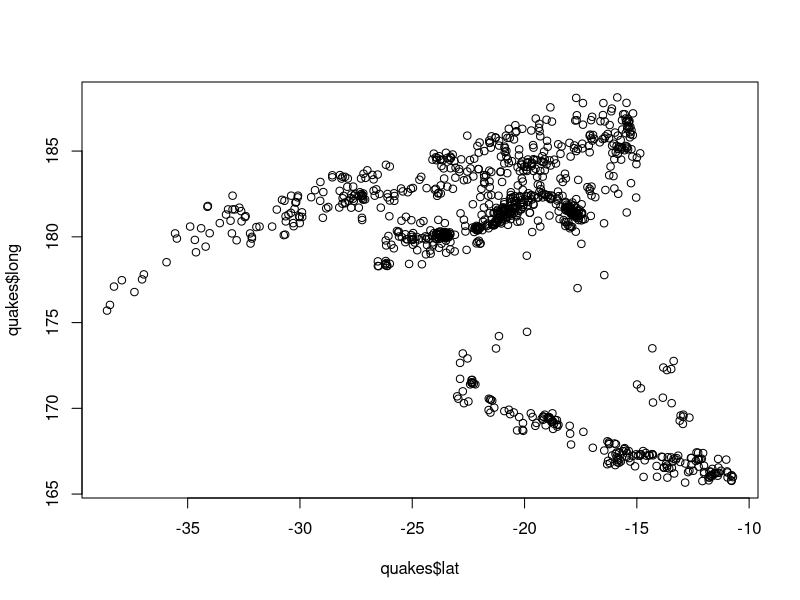
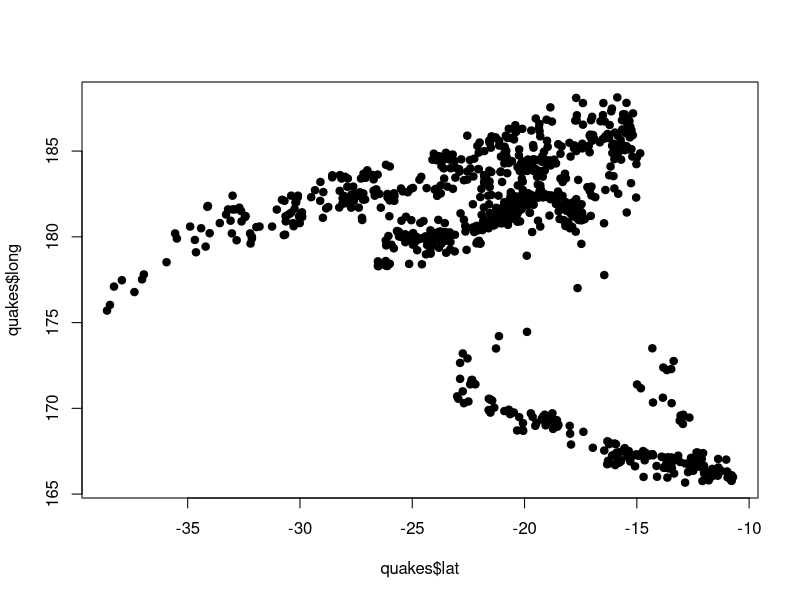
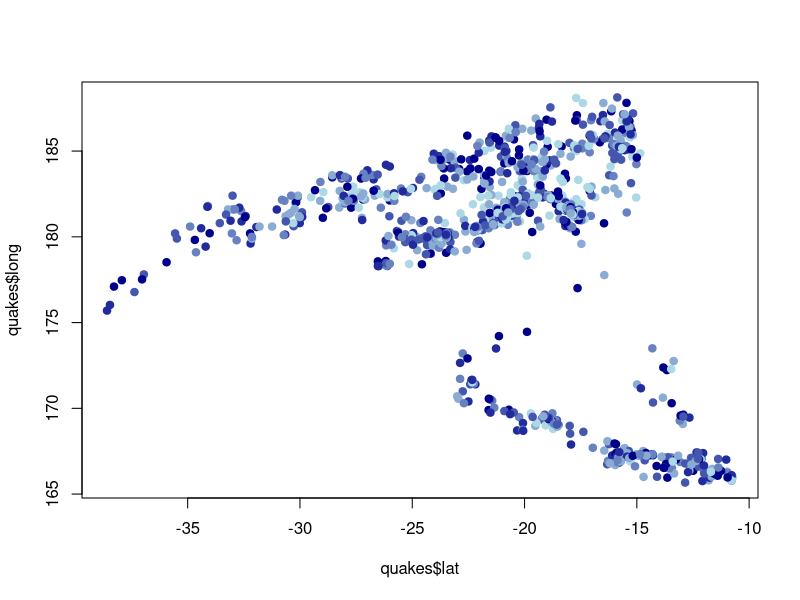
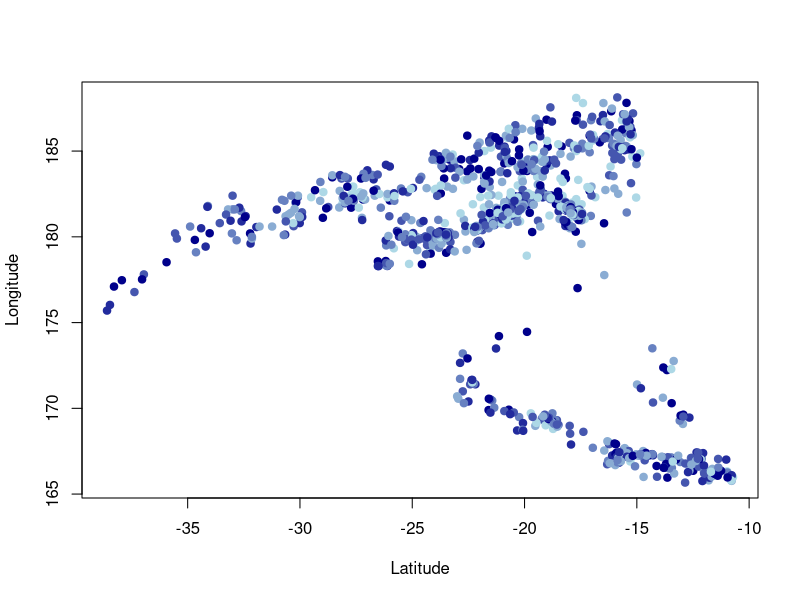
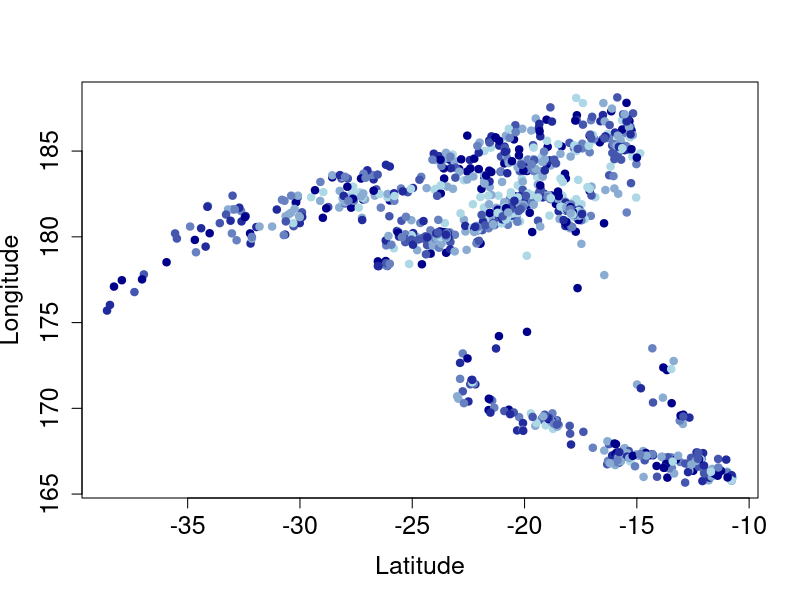
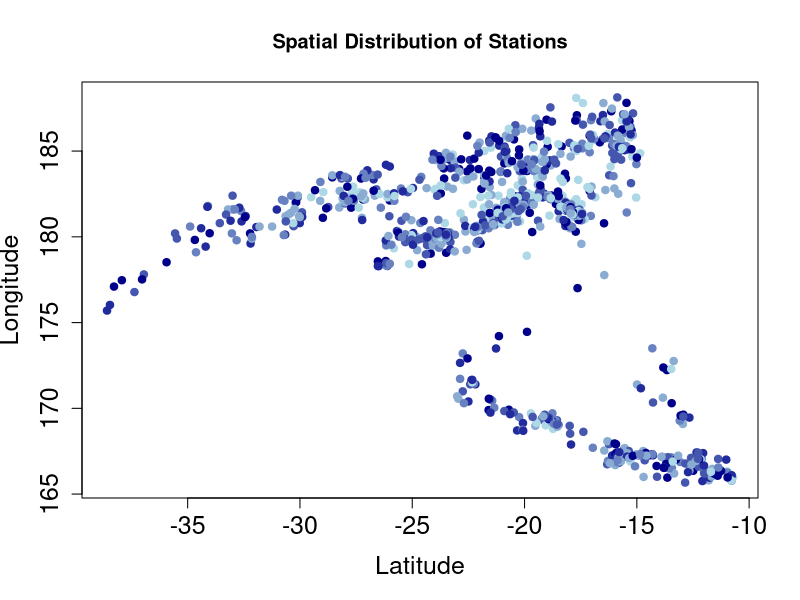
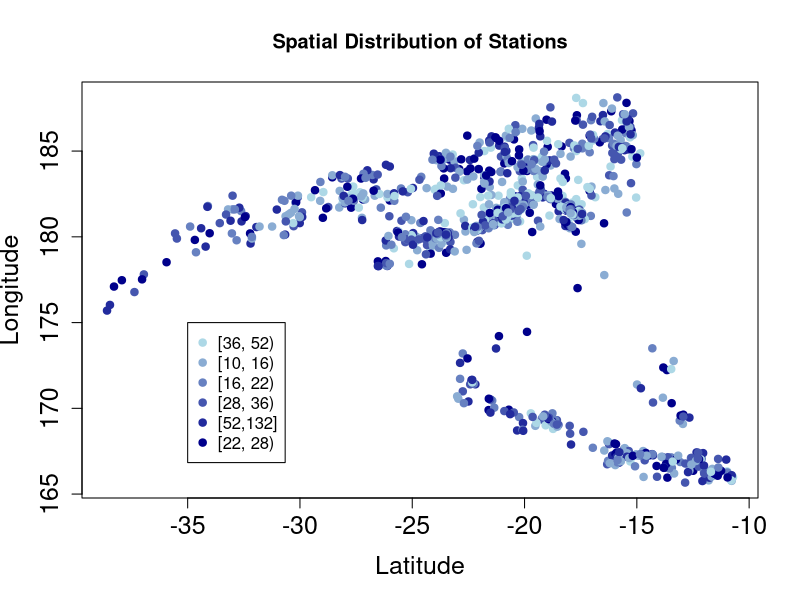
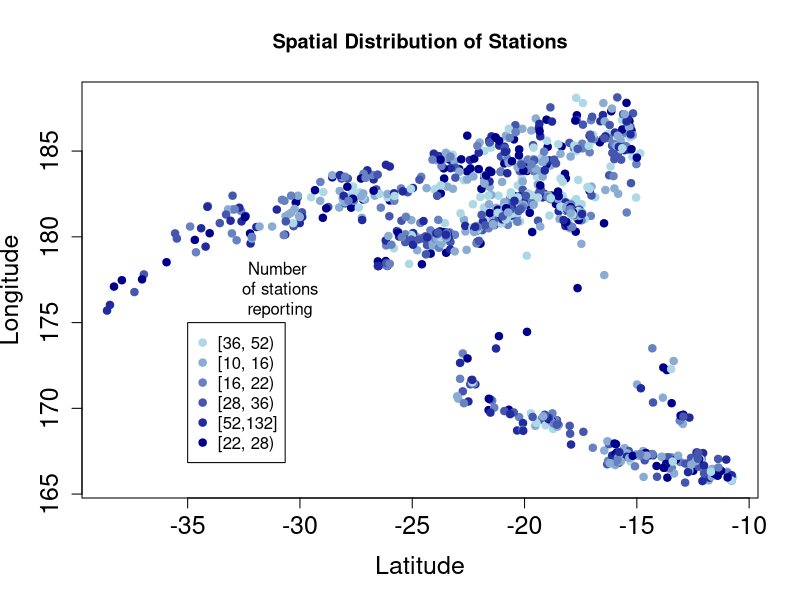

Write R code to recreate these figures, in order.
## ---- chunk 1
plot(quakes$lat,quakes$long)
## ---- chunk 2
plot(quakes$lat,quakes$long,pch=19)
## ---- chunk 3
library(Hmisc)
sfactor = cut2(quakes$stations)
table(sfactor,as.numeric(sfactor))
cols=colorRampPalette(c("lightblue","darkblue"))(6)

plot(quakes$lat,quakes$long,col=cols[as.numeric(sfactor)],pch=19)
## ---- chunk 4
plot(quakes$lat,quakes$long,
     col=cols[as.numeric(sfactor)],
     pch=19,
     xlab="Latitude",ylab="Longitude")
## ---- chunk 5
plot(quakes$lat,quakes$long,
     col=cols[as.numeric(sfactor)],
     pch=19,
     xlab="Latitude",ylab="Longitude",cex.lab=1.5,cex.axis=1.5)
## ---- chunk 6
plot(quakes$lat,quakes$long,
     col=cols[as.numeric(sfactor)],
     pch=19,
     xlab="Latitude",ylab="Longitude",
     cex.lab=1.5,cex.axis=1.5,
     main="Spatial Distribution of Stations")
## ---- chunk 7
plot(quakes$lat,quakes$long,
     col=cols[as.numeric(sfactor)],
     pch=19,
     xlab="Latitude",ylab="Longitude",
     cex.lab=1.5,cex.axis=1.5,
     main="Spatial Distribution of Stations")
legend(-35,175,legend=unique(sfactor),
       col=cols[1:6],pch=19)
## ---- chunk 8
plot(quakes$lat,quakes$long,
     col=cols[as.numeric(sfactor)],
     pch=19,
     xlab="Latitude",ylab="Longitude",
     cex.lab=1.5,cex.axis=1.5,
     main="Spatial Distribution of Stations")
legend(-35,175,legend=unique(sfactor),
       col=cols[1:6],pch=19)
text(-31,177,"Number\n of stations\n reporting")
